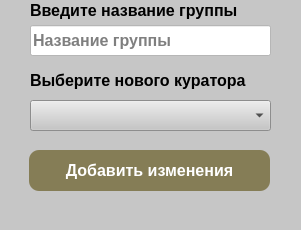
<?xml version="1.0" encoding="UTF-8"?>
<ui version="4.0">
 <class>FormChangeCurator</class>
 <widget class="QMainWindow" name="FormChangeCurator">
  <property name="geometry">
   <rect>
    <x>0</x>
    <y>0</y>
    <width>301</width>
    <height>230</height>
   </rect>
  </property>
  <property name="windowTitle">
   <string>Форма изменения куратора</string>
  </property>
  <property name="styleSheet">
   <string notr="true">background-color: rgb(198, 198, 198);</string>
  </property>
  <widget class="QWidget" name="centralwidget">
   <widget class="QLabel" name="label">
    <property name="geometry">
     <rect>
      <x>30</x>
      <y>0</y>
      <width>231</width>
      <height>21</height>
     </rect>
    </property>
    <property name="font">
     <font>
      <pointsize>12</pointsize>
      <weight>75</weight>
      <bold>true</bold>
     </font>
    </property>
    <property name="text">
     <string>Введите название группы</string>
    </property>
   </widget>
   <widget class="QLabel" name="label_4">
    <property name="geometry">
     <rect>
      <x>30</x>
      <y>70</y>
      <width>241</width>
      <height>21</height>
     </rect>
    </property>
    <property name="font">
     <font>
      <pointsize>12</pointsize>
      <weight>75</weight>
      <bold>true</bold>
     </font>
    </property>
    <property name="text">
     <string>Выберите нового куратора</string>
    </property>
   </widget>
   <widget class="QLineEdit" name="edit_name_group">
    <property name="enabled">
     <bool>true</bool>
    </property>
    <property name="geometry">
     <rect>
      <x>30</x>
      <y>25</y>
      <width>241</width>
      <height>31</height>
     </rect>
    </property>
    <property name="font">
     <font>
      <pointsize>12</pointsize>
      <weight>75</weight>
      <bold>true</bold>
     </font>
    </property>
    <property name="styleSheet">
     <string notr="true">background-color: rgb(255, 255, 255);</string>
    </property>
    <property name="placeholderText">
     <string>Название группы</string>
    </property>
   </widget>
   <widget class="QComboBox" name="cb_change_curator_group">
    <property name="geometry">
     <rect>
      <x>30</x>
      <y>100</y>
      <width>241</width>
      <height>31</height>
     </rect>
    </property>
    <property name="font">
     <font>
      <pointsize>12</pointsize>
      <weight>75</weight>
      <bold>true</bold>
     </font>
    </property>
    <property name="currentText">
     <string/>
    </property>
   </widget>
   <widget class="QPushButton" name="btn_add_group">
    <property name="geometry">
     <rect>
      <x>29</x>
      <y>150</y>
      <width>241</width>
      <height>41</height>
     </rect>
    </property>
    <property name="font">
     <font>
      <pointsize>12</pointsize>
      <weight>75</weight>
      <bold>true</bold>
     </font>
    </property>
    <property name="styleSheet">
     <string notr="true">QPushButton {background-color: rgb(133, 125, 86); 
color: White; border-radius: 10px;}
QPushButton:pressed {background-color:rgb(43, 252, 50) ; }</string>
    </property>
    <property name="text">
     <string>Добавить изменения</string>
    </property>
    <property name="autoDefault">
     <bool>false</bool>
    </property>
    <property name="default">
     <bool>false</bool>
    </property>
    <property name="flat">
     <bool>false</bool>
    </property>
   </widget>
  </widget>
 </widget>
 <resources/>
 <connections/>
</ui>
